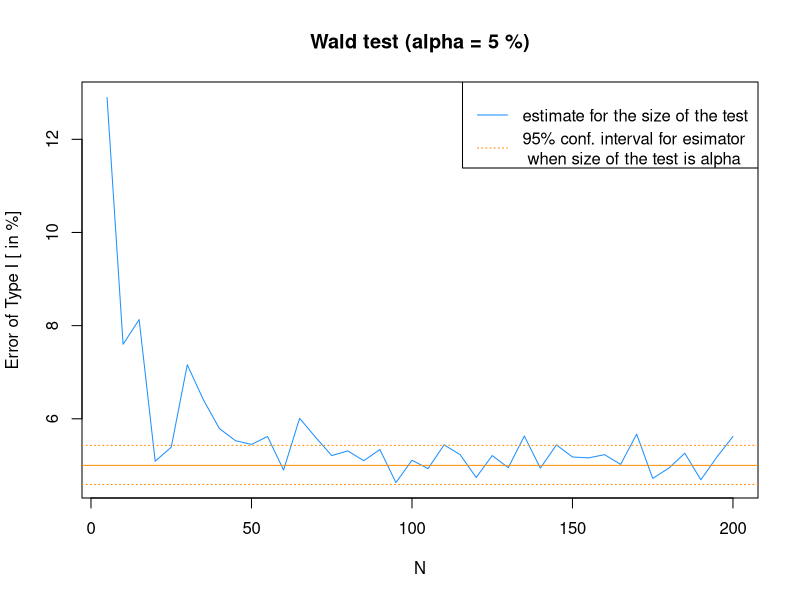

Recreate this plot in R.
bin_conf <- function(n, p, alpha){
  # confidence interval for binomial data (from Ex8.1)
  
  low = qbinom(alpha/2, n, p) + 1
  up = qbinom(alpha/2, n, p, lower.tail=FALSE)
  level = pbinom(up, n, p) - pbinom(low-1, n, p)
  return(c(low, up))
}

wald_test <- function(Ns, M, alpha, lam_0){
  # Estimate error of type I for different N
  
  q = qchisq(1 - alpha, 1)
  sizes = c()
  for(n in Ns){
    size = 0
    for(m in 1:M){
      # Wald test
      data = rpois(n, lam_0)
      lam = mean(data)
      W = n * (lam - lam_0)^2 / lam
      if(W >= q){
        size = size + 1/M
      }
    }
    sizes = c(sizes, size)
  }
  
  plot(Ns, 100 * sizes, type="l", xlab="N", ylab="Error of Type I [ in %]", col="dodgerblue",
       main=sprintf("Wald test (alpha = %d %%)", 100 * alpha))
  # M * size(n) ~ Bin(M, pI(n)), because we have M independent tests which are rejected with p=pI(n).
  # pI(n) -> alpha as n -> inf, so we can construct an confidence interval for
  # the estimator size(n) when pI(n) is close to alpha.
  conf = bin_conf(M, alpha, 0.05)
  abline(h=100 * alpha, col="darkorange")
  abline(h=100 * conf[1] / M, col="darkorange", lty=3)
  abline(h=100 * conf[2] / M, col="darkorange", lty=3)
  legend("topright", col=c("dodgerblue", "darkorange"), lty=c(1,3),
         legend=c("estimate for the size of the test",
                  "95% conf. interval for esimator \n when size of the test is alpha"))
  # We see that for N >= 50 the estimated size of the test is close to alpha.
  # Looking at the confidence interval, we can see that for N >= 50 the estimator behaves like
  # we would expect under the assumption that the test has size alpha.
  
}
 
set.seed(10) 
wald_test(seq(5, 200, 5), 10000, 0.05, 1)